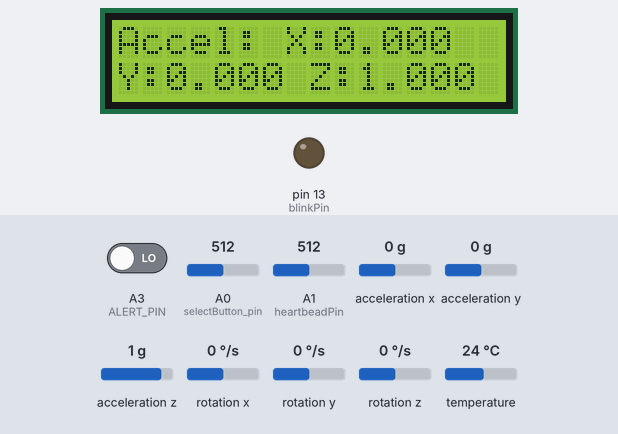
Simulated run of this sketch. Board: Arduino Uno, built with avr-gcc and run on an emulated ATmega328P. On the bench: 16×2 character LCD, output pins drawn as LEDs (lit = HIGH). Wiring (inferred from the names in the program): TMP102 temperature sensor at I2C address 0x48. The test bench sets the inputs (shaded band); at power-on: A1 (heartbeadPin) = 512, acceleration x 0 g, A0 (selectButton_pin) = 512, A3 (ALERT_PIN) LOW, acceleration y 0 g, acceleration z 1 g, rotation x 0 °/s, rotation y 0 °/s, rotation z 0 °/s, temperature 24 °C. What the sketch prints to the serial monitor is not drawn.

Above: at 1.2 s.
1.3 s: A1 (heartbeadPin) set to 520
At 2.2 s:
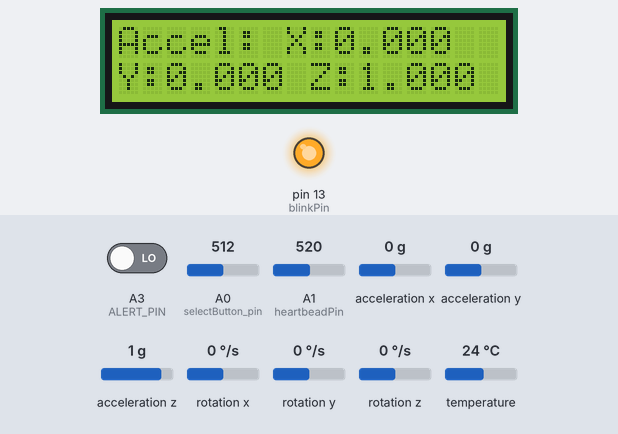
2.8 s: A1 (heartbeadPin) set to 885
7.2 s: A1 (heartbeadPin) set to 914
8.7 s: acceleration x set to -1.4 g
At 10.1 s:
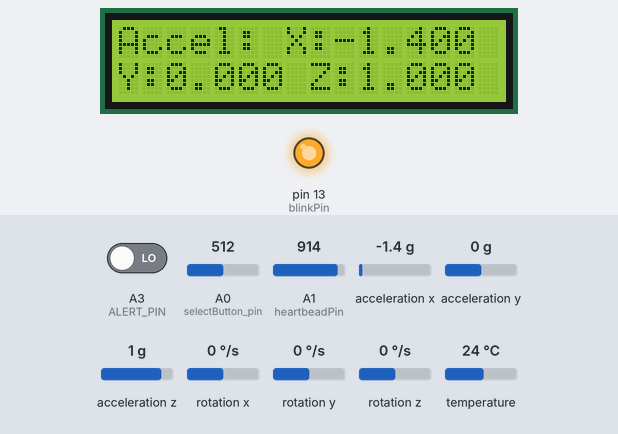
10.9 s: acceleration x set to -0.1 g
At 12.9 s:
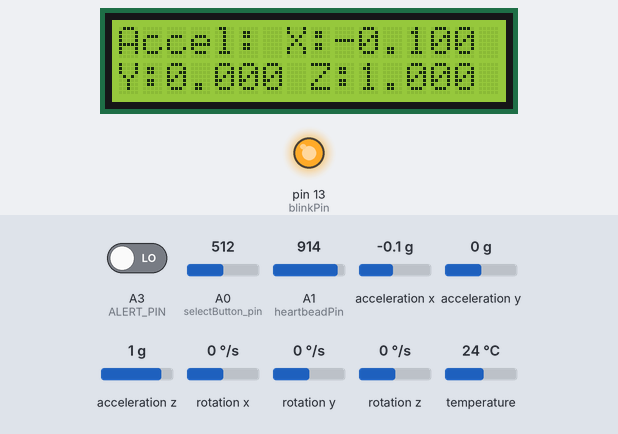
13.2 s: acceleration x set to 0.2 g
At 17.0 s:
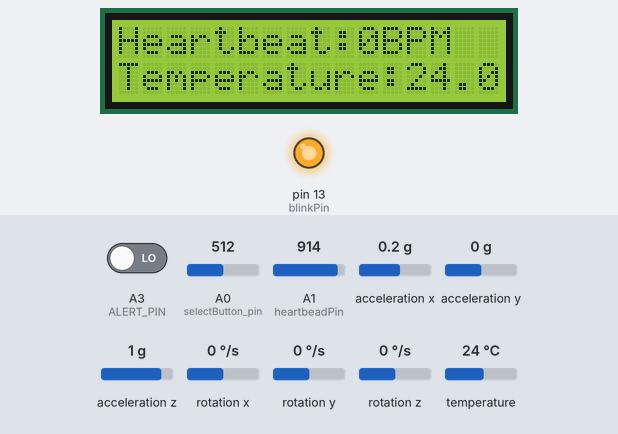
Timing chart, 0 to 18.5 s (numbered marks = the images above; inputs shaded):
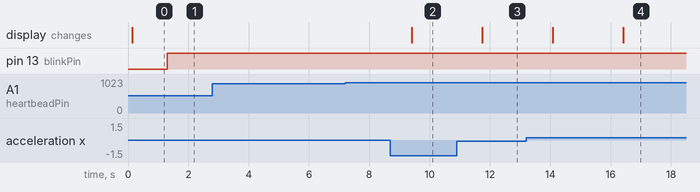

The sketch:

BiometrischStation.ino
```cpp
#include <ArduinoJson.h>
#include <LiquidCrystal.h>

LiquidCrystal lcd(8, 9, 4, 5, 6, 7);

//  variables
int selectButton_pin = A0;

bool displayAccelero = false;
bool selectButtonState = false;

void setup() {
  Serial.begin(115200);
  lcd.begin(16, 2);


  temperatureSetup();
  heartbeadSetup(); // sets up to read Pulse Sensor rawSignalData every 2mS
  acceleroSetup();
}

void loop() {

  displaySelect();

  dataInJsonToSerial();
  delay(1000); //  take a break
}

// select --> 613
// right --> 815
// up --> 1023
void displaySelect() {
  if (analogRead(selectButton_pin) > 900) {
    selectButtonState = false;
  }
  if (analogRead(selectButton_pin) < 900) {
    delay(50); // debouncing button
    if (analogRead(selectButton_pin) < 900) {
      if (!selectButtonState) {
        selectButtonState = true;
        displayAccelero = !displayAccelero;
      }
    }

  }

  if (displayAccelero) {
    printAcceleroValues();

  } else {
    lcd.clear();
    printHeartBeat();

    lcd.setCursor(0, 1);
    printTemperature();
  }
}

void dataInJsonToSerial() {
  //json
  StaticJsonBuffer<200> jsonBuffer;
  JsonObject& rootJson = jsonBuffer.createObject();

  rootJson["time"] = millis();
  rootJson["bpm"] = getBPM();
  rootJson["temperature"] = getTemperature();
  rootJson["accelcx"] = getAccelCx();
  rootJson["accelcy"] = getAccelCy();
  rootJson["accelcz"] = getAccelCz();


  Serial.println("");
  rootJson.printTo(Serial);
  Serial.println("");
}
```

AcceleroSensor.ino
```cpp
#include <Wire.h> // Must include Wire library for I2C
#include "SparkFun_MMA8452Q.h" // Includes the SFE_MMA8452Q library
#include <ArduinoJson.h>

MMA8452Q accel;

void acceleroSetup(){
  accel.init();
}

// This function demonstrates how to use the accel.cx, accel.cy,
//  and accel.cz variables.
// Before using these variables you must call the accel.read()
//  function!
void printCalculatedAccels()
{


  Serial.print(accel.cx, 3);
  Serial.print("\t");
  lcd.print(" X:");
  lcd.print(accel.cx, 3);
  lcd.setCursor(0, 1);

  Serial.print(accel.cy, 3);
  Serial.print("\t");
  lcd.print("Y:");
  lcd.print(accel.cy, 3);

  Serial.print(accel.cz, 3);
  Serial.print("\t");
  lcd.print(" Z:");
  lcd.print(accel.cz, 3);

}

void printAcceleroValues() {
  if (accel.available())
  {
    accel.read();

    lcd.clear();
    lcd.print("Accel:");
    printCalculatedAccels();
    delay(100); //  take a break
  }
}

float getAccelCx(){
  return accel.cx;
}
float getAccelCy(){
  return accel.cy;
}
float getAccelCz(){
  return accel.cz;
}
```

HeartbeadSensor.ino
```cpp
int blinkPin = 13; // pin to blink led at each beat
int heartbeadPin = A1;// Pulse Sensor purple wire connected to analog pin 1

// these variables are volatile because they are used during the interrupt service routine!
volatile int BPM;                   // used to hold the pulse rate
volatile int rawSignalData;                // holds the incoming raw data
volatile int IBI = 60;              // holds the time between beats, the Inter-Beat Interval
volatile boolean Pulse = false;     // true when pulse wave is high, false when it's low
volatile boolean QS = false;        // becomes true when Arduoino finds a beat.

volatile int rate[10];                    // used to hold last ten IBI values
volatile unsigned long sampleCounter = 0;          // used to determine pulse timing
volatile unsigned long lastBeatTime = 0;           // used to find the inter beat interval
volatile int P = 512;                     // used to find peak in pulse wave
volatile int T = 512;                     // used to find trough in pulse wave
volatile int thresh = 512;                // used to find instant moment of heart beat
volatile int amp = 100;                   // used to hold amplitude of pulse waveform
volatile boolean firstBeat = true;        // used to seed rate array so we startup with reasonable BPM
volatile boolean secondBeat = true;       // used to seed rate array so we startup with reasonable BPM


void heartbeadSetup() {
  // Initializes Timer2 to throw an interrupt every 2mS.
  TCCR2A = 0x02;     // DISABLE PWM ON DIGITAL PINS 3 AND 11, AND GO INTO CTC MODE
  TCCR2B = 0x06;     // DON'T FORCE COMPARE, 256 PRESCALER
  OCR2A = 0X7C;      // SET THE TOP OF THE COUNT TO 124 FOR 500Hz SAMPLE RATE
  TIMSK2 = 0x02;     // ENABLE INTERRUPT ON MATCH BETWEEN TIMER2 AND OCR2A
  sei();             // MAKE SURE GLOBAL INTERRUPTS ARE ENABLED

  pinMode(blinkPin, OUTPUT); // pin that blink to heartbeat
}


// THIS IS THE TIMER 2 INTERRUPT SERVICE ROUTINE.
// Timer 2 makes sure that we take a reading every 2 miliseconds
ISR(TIMER2_COMPA_vect) {                        // triggered when Timer2 counts to 124
  cli();                                      // disable interrupts while we do this
  rawSignalData = analogRead(heartbeadPin);              // read the Pulse Sensor
  sampleCounter += 2;                         // keep track of the time in mS with this variable
  int N = sampleCounter - lastBeatTime;       // monitor the time since the last beat to avoid noise

  //  find the peak and trough of the pulse wave
  if (rawSignalData < thresh && N > (IBI / 5) * 3) { // avoid dichrotic noise by waiting 3/5 of last IBI
    if (rawSignalData < T) {                       // T is the trough
      T = rawSignalData;                         // keep track of lowest point in pulse wave
    }
  }

  if (rawSignalData > thresh && rawSignalData > P) {        // thresh condition helps avoid noise
    P = rawSignalData;                             // P is the peak
  }                                        // keep track of highest point in pulse wave

  //  NOW IT'S TIME TO LOOK FOR THE HEART BEAT
  // rawSignalData surges up in value every time there is a pulse
  if (N > 250) {                                  // avoid high frequency noise
    if ( (rawSignalData > thresh) && (Pulse == false) && (N > (IBI / 5) * 3) ) {
      Pulse = true;                               // set the Pulse flag when we think there is a pulse
      digitalWrite(blinkPin, HIGH);               // turn on pin 13 LED
      IBI = sampleCounter - lastBeatTime;         // measure time between beats in mS
      lastBeatTime = sampleCounter;               // keep track of time for next pulse

      if (firstBeat) {                       // if it's the first time we found a beat, if firstBeat == TRUE
        firstBeat = false;                 // clear firstBeat flag
        return;                            // IBI value is unreliable so discard it
      }
      if (secondBeat) {                      // if this is the second beat, if secondBeat == TRUE
        secondBeat = false;                 // clear secondBeat flag
        for (int i = 0; i <= 9; i++) {   // seed the running total to get a realisitic BPM at startup
          rate[i] = IBI;
        }
      }

      // keep a running total of the last 10 IBI values
      word runningTotal = 0;                   // clear the runningTotal variable

      for (int i = 0; i <= 8; i++) {          // shift data in the rate array
        rate[i] = rate[i + 1];            // and drop the oldest IBI value
        runningTotal += rate[i];          // add up the 9 oldest IBI values
      }

      rate[9] = IBI;                          // add the latest IBI to the rate array
      runningTotal += rate[9];                // add the latest IBI to runningTotal
      runningTotal /= 10;                     // average the last 10 IBI values
      BPM = 60000 / runningTotal;             // how many beats can fit into a minute? that's BPM!
      QS = true;                              // set Quantified Self flag
      // QS FLAG IS NOT CLEARED INSIDE THIS ISR
    }
  }

  if (rawSignalData < thresh && Pulse == true) {    // when the values are going down, the beat is over
    digitalWrite(blinkPin, LOW);           // turn off pin 13 LED
    Pulse = false;                         // reset the Pulse flag so we can do it again
    amp = P - T;                           // get amplitude of the pulse wave
    thresh = amp / 2 + T;                  // set thresh at 50% of the amplitude
    P = thresh;                            // reset these for next time
    T = thresh;
  }

  if (N > 2500) {                            // if 2.5 seconds go by without a beat
    thresh = 512;                          // set thresh default
    P = 512;                               // set P default
    T = 512;                               // set T default
    lastBeatTime = sampleCounter;          // bring the lastBeatTime up to date
    firstBeat = true;                      // set these to avoid noise
    secondBeat = true;                     // when we get the heartbeat back
  }

  sei();                                     // enable interrupts when youre done!
}// end isr

void printHeartBeat() {
  lcd.print("Heartbeat:");
  lcd.print(BPM);
  lcd.print("BPM");
}
int getBPM(){
  return BPM;
}
```

SparkFunTMP102.h
```cpp
#ifndef TMP102_h
#define TMP102_h

#if defined(ARDUINO) && ARDUINO >= 100
 #include "Arduino.h"
#else
 #include "WProgram.h"
#endif
#include <Wire.h>
class TMP102
{
	public:
		TMP102(byte address);	// Initialize TMP102 sensor at given address
		void begin(void);  // Join I2C bus
		float readTempC(void);	// Returns the temperature in degrees C
		float readTempF(void);	// Converts readTempC result to degrees F
		void sleep(void);	// Switch sensor to low power mode
		void wakeup(void);	// Wakeup and start running in normal power mode
		bool alert(void);	// Returns state of Alert register
		void setLowTempC(float temperature);  // Sets T_LOW (degrees C) alert threshold
		void setHighTempC(float temperature); // Sets T_HIGH (degrees C) alert threshold
		void setLowTempF(float temperature);  // Sets T_LOW (degrees F) alert threshold
		void setHighTempF(float temperature); // Sets T_HIGH (degrees F) alert threshold
		float readLowTempC(void);	// Reads T_LOW register in C
		float readHighTempC(void);	// Reads T_HIGH register in C
		float readLowTempF(void);	// Reads T_LOW register in F
		float readHighTempF(void);	// Reads T_HIGH register in F

		// Set the conversion rate (0-3)
		// 0 - 0.25 Hz
		// 1 - 1 Hz
		// 2 - 4 Hz (default)
		// 3 - 8 Hz
		void setConversionRate(byte rate);

		// Enable or disable extended mode
		// 0 - disabled (-55C to +128C)
		// 1 - enabled  (-55C to +150C)
		void setExtendedMode(bool mode);

		// Set the polarity of Alert
		// 0 - Active LOW
		// 1 - Active HIGH
		void setAlertPolarity(bool polarity);

		// Set the number of consecutive faults
		// 0 - 1 fault
		// 1 - 2 faults
		// 2 - 4 faults
		// 3 - 6 faults
		void setFault(byte faultSetting);

		// Set Alert type
		// 0 - Comparator Mode: Active from temp > T_HIGH until temp < T_LOW
		// 1 - Thermostat Mode: Active when temp > T_HIGH until any read operation occurs
		void setAlertMode(bool mode);

	private:
		int _address; // Address of Temperature sensor (0x48,0x49,0x4A,0x4B)
		void openPointerRegister(byte pointerReg); // Changes the pointer register
		byte readRegister(bool registerNumber);	// reads 1 byte of from register
};


#endif
```

TempSensor.ino
```cpp
#include <Wire.h> // Used to establied serial communication on the I2C bus
#include "SparkFunTMP102.h"


// Connections
// VCC = 3.3V
// GND = GND
// SDA = A4
// SCL = A5
const int ALERT_PIN = A3;
float temperature;

TMP102 sensor0(0x48); // Initialize sensor at I2C address 0x48
// Sensor address can be changed with an external jumper to:
// ADD0 - Address
//  VCC - 0x49
//  SDA - 0x4A
//  SCL - 0x4B

void temperatureSetup() {
  pinMode(ALERT_PIN, INPUT); // Declare alertPin as an input
  sensor0.begin();  // Join I2C bus

  // Initialize sensor0 settings
  // These settings are saved in the sensor, even if it loses power

  // set the number of consecutive faults before triggering alarm.
  // 0-3: 0:1 fault, 1:2 faults, 2:4 faults, 3:6 faults.
  sensor0.setFault(0);  // Trigger alarm immediately

  // set the polarity of the Alarm. (0:Active LOW, 1:Active HIGH).
  sensor0.setAlertPolarity(1); // Active HIGH

  // set the sensor in Comparator Mode (0) or Interrupt Mode (1).
  sensor0.setAlertMode(0); // Comparator Mode.

  // set the Conversion Rate (how quickly the sensor gets a new reading)
  //0-3: 0:0.25Hz, 1:1Hz, 2:4Hz, 3:8Hz
  sensor0.setConversionRate(2);

  //set Extended Mode.
  //0:12-bit Temperature(-55C to +128C) 1:13-bit Temperature(-55C to +150C)
  sensor0.setExtendedMode(0);

  //set T_HIGH, the upper limit to trigger the alert on
  //sensor0.setHighTempF(85.0);  // set T_HIGH in F
  sensor0.setHighTempC(29.4); // set T_HIGH in C

  //set T_LOW, the lower limit to shut turn off the alert
  //sensor0.setLowTempF(84.0);  // set T_LOW in F
  sensor0.setLowTempC(26.67); // set T_LOW in C
}

void runTemp()
{

  boolean alertPinState, alertRegisterState;

  // Turn sensor on to start temperature measurement.
  // Current consumtion typically ~10uA.
  sensor0.wakeup();

  // read temperature data
  // temperature = sensor0.readTempF();
  temperature = sensor0.readTempC();

  // Check for Alert
  alertPinState = digitalRead(ALERT_PIN); // read the Alert from pin
  alertRegisterState = sensor0.alert();   // read the Alert from register

  // Place sensor in sleep mode to save power.
  // Current consumtion typically <0.5uA.
  sensor0.sleep();

  // Print temperature and alarm state
  Serial.print("Temperature: ");
  Serial.print(temperature);

  Serial.print("\tAlert Pin: ");
  Serial.print(alertPinState);

  Serial.print("\tAlert Register: ");
  Serial.println(alertRegisterState);

  //delay(1000);  // Wait 1000ms
}

void printTemperature() {
  runTemp();
  lcd.print("Temperature:");
  lcd.print(temperature);
}
int getTemperature(){
  return temperature;
}
```

Source omitted: SparkFunTMP102.cpp (14337 bytes)

Measured:
- the behaviour switches between 512 and 513 on A1 (heartbeadPin) (found by bisection; images 0 and 1)
- the behaviour switches between 0 and 0.1 g on acceleration x (found by bisection; images 3 and 4)
- after the input at 1.3 s, pin 13 (blinkPin): LOW → HIGH at once
- after the input at 2.8 s, every drawn part: stays the same
- after the input at 7.2 s, every drawn part: stays the same
- after the input at 8.7 s, the display: changes after 0.72 s (image 2)
- after the input at 10.9 s, the display: changes after 0.85 s (image 3)
- after the input at 13.2 s, the display: first changes after 0.88 s (image 4 shows a later state)
